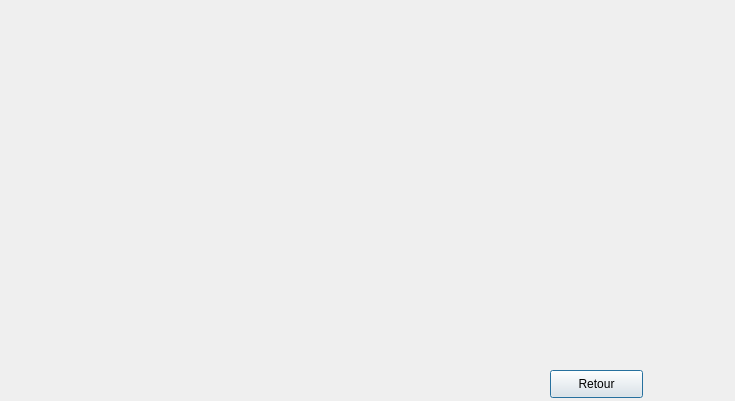
<?xml version="1.0" encoding="UTF-8"?>
<ui version="4.0">
 <class>statis</class>
 <widget class="QDialog" name="statis">
  <property name="geometry">
   <rect>
    <x>0</x>
    <y>0</y>
    <width>735</width>
    <height>401</height>
   </rect>
  </property>
  <property name="windowTitle">
   <string>Dialog</string>
  </property>
  <widget class="QCustomPlot" name="widget" native="true">
   <property name="geometry">
    <rect>
     <x>10</x>
     <y>30</y>
     <width>711</width>
     <height>321</height>
    </rect>
   </property>
  </widget>
  <widget class="QPushButton" name="pushButton">
   <property name="geometry">
    <rect>
     <x>550</x>
     <y>370</y>
     <width>93</width>
     <height>28</height>
    </rect>
   </property>
   <property name="text">
    <string>Retour</string>
   </property>
  </widget>
 </widget>
 <customwidgets>
  <customwidget>
   <class>QCustomPlot</class>
   <extends>QWidget</extends>
   <header location="global">qcustomplot.h</header>
   <container>1</container>
  </customwidget>
 </customwidgets>
 <resources/>
 <connections/>
</ui>
